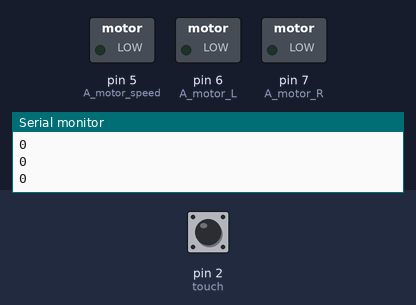
The sketch below on a simulated Arduino Uno, built with avr-gcc and run on an emulated ATmega328P. On the bench: switched loads named in the sketch (green lamp = pin HIGH), the last lines printed to the serial monitor. Inputs (shaded band) come from the test bench; at power-on: pin 2 (touch) LOW.

Above: at 2.8 s.
2.9 s: pin 2 (touch) pulled HIGH for 1.2 s
At 3.5 s:
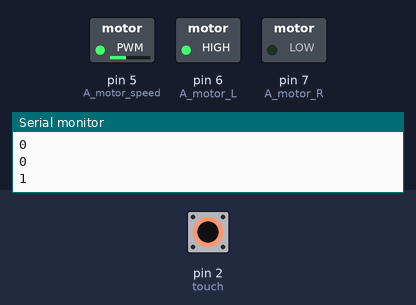
8.2 s: pin 2 (touch) pulled HIGH for 3.2 s
At 16.2 s:
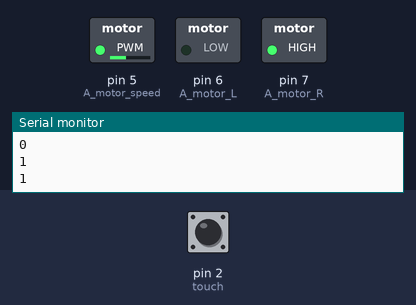
Timing chart, 0 to 20.5 s (numbered marks = the images above; inputs shaded):
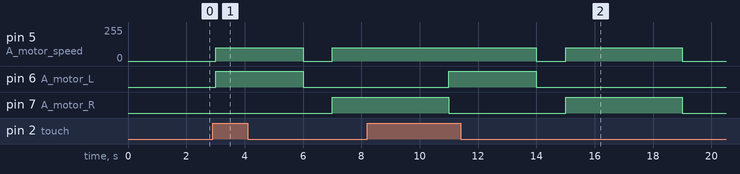

Measured:
- after the input at 2.9 s, pin 5 (A_motor_speed): 0/255 → 100/255 after 0.10 s, → 0/255 3.0 s later, → 100/255 1.0 s later; pin 6 (A_motor_L): LOW → HIGH after 0.10 s, → LOW 3.0 s later; pin 7 (A_motor_R): LOW → HIGH after 4.1 s
- after the input at 8.2 s, pin 5 (A_motor_speed): 100/255 → 0/255 after 5.8 s instead of 2.8 s; pin 6 (A_motor_L): LOW → HIGH after 2.8 s, → LOW 3.0 s later

The sketch:

16_motor_Driver.ino
```cpp
int A_motor_speed = 5;
int A_motor_L = 6;
int A_motor_R = 7;

int touch = 2;

void setup() {
  pinMode(A_motor_L, OUTPUT);
  pinMode(A_motor_R, OUTPUT);
  pinMode(touch, INPUT);

  Serial.begin(9600);
}

void loop() {

int val = digitalRead(touch);
Serial.println(val);

 if(val == 1) {

  digitalWrite(A_motor_L, HIGH);
  digitalWrite(A_motor_R, LOW);
  analogWrite(A_motor_speed, 100);
  delay(3000);
  digitalWrite(A_motor_L, LOW);
  digitalWrite(A_motor_R, LOW);
  analogWrite(A_motor_speed, 0);
  delay(1000);
  digitalWrite(A_motor_L, LOW);
  digitalWrite(A_motor_R, HIGH);
  analogWrite(A_motor_speed, 100);
  delay(3000);

 }else{
    digitalWrite(A_motor_L, LOW);
    digitalWrite(A_motor_R, LOW);
    analogWrite(A_motor_speed, 0);
 }

 delay(1000);
}
```
